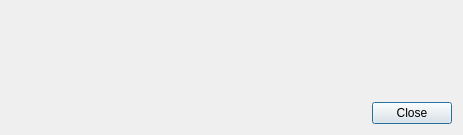
<?xml version="1.0" encoding="UTF-8"?>
<ui version="4.0">
 <class>AboutDialog</class>
 <widget class="QDialog" name="AboutDialog">
  <property name="geometry">
   <rect>
    <x>0</x>
    <y>0</y>
    <width>463</width>
    <height>135</height>
   </rect>
  </property>
  <property name="windowTitle">
   <string>About</string>
  </property>
  <layout class="QVBoxLayout" name="verticalLayout">
   <item>
    <widget class="QLabel" name="label">
     <property name="font">
      <font>
       <pointsize>16</pointsize>
      </font>
     </property>
     <property name="text">
      <string notr="true"/>
     </property>
     <property name="textFormat">
      <enum>Qt::RichText</enum>
     </property>
    </widget>
   </item>
   <item>
    <layout class="QHBoxLayout" name="horizontalLayout">
     <item>
      <spacer name="horizontalSpacer">
       <property name="orientation">
        <enum>Qt::Horizontal</enum>
       </property>
       <property name="sizeHint" stdset="0">
        <size>
         <width>40</width>
         <height>20</height>
        </size>
       </property>
      </spacer>
     </item>
     <item>
      <widget class="QPushButton" name="pushButton">
       <property name="sizePolicy">
        <sizepolicy hsizetype="Fixed" vsizetype="Fixed">
         <horstretch>0</horstretch>
         <verstretch>0</verstretch>
        </sizepolicy>
       </property>
       <property name="text">
        <string>Close</string>
       </property>
      </widget>
     </item>
    </layout>
   </item>
  </layout>
 </widget>
 <resources/>
 <connections/>
</ui>
